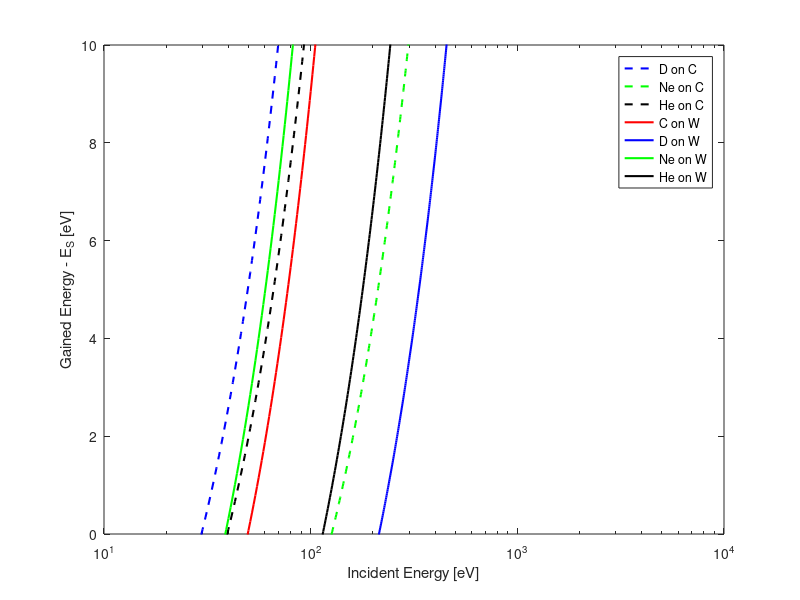

Write MATLAB code to recreate this figure. (Note: this script raises an error after producing the figure.)
xCC = [50
60
100
150
200
300
400
500
600
700
800
850
1000
1200
1300
1500
2500
3500
4500
5500];
yCC = [0.0001
0.0005
0.0042
0.0197
0.0334
0.0749
0.1062
0.1284
0.1429
0.1526
0.1702
0.1806
0.196
0.2143
0.2175
0.2346
0.274
0.2761
0.2842
0.2817];
zCC=[0.0298
0.0295
0.023
0.0215
0.0197
0.0177
0.0161
0.0123
0.0127
0.0121
0.0109
0.0098
0.0093
0.0088
0.0087
0.0075
0.0063
0.0046
0.0046
0.0036];
xDC= [30
40
50
60
75
100
125
150
175
200
225
250
400
800
1000
1500
];
yDC=[0.0002
0.001
0.0014
0.0043
0.0057
0.0102
0.0119
0.013
0.0176
0.0161
0.0215
0.0208
0.0195
0.0196
0.0171
0.0161
];
zDC=[0.3159
0.2998
0.2873
0.2781
0.2621
0.2413
0.2393
0.2278
0.2191
0.2146
0.1941
0.1964
0.1755
0.1313
0.1175
0.0962
];
xCW = [2000
1500
1000
900
800
700
600
500
400
300
200
175
150
125
100
75
60
];
yCW=[0.44789
0.38974
0.30856
0.289
0.26676
0.24307
0.21275
0.18201
0.14628
0.10397
0.05486
0.04334
0.03311
0.01962
0.0099
0.00212
0.0001];
zCW=[0.441
0.453
0.476
0.482
0.487
0.494
0.505
0.513
0.528
0.539
0.564
0.571
0.58
0.592
0.606
0.628
0.644];
xDW=[300
400
500
600
700
800
900
1000
1200
1500];
yDW=[0.0001
0.0013
0.0014
0.0028
0.0043
0.0037
0.0055
0.0052
0.0072
0.0082];
zDW=[0.6162
0.6005
0.5921
0.5823
0.5638
0.5584
0.5576
0.5479
0.5237
0.508];

xNeC=[70
100
125
150
200
300
400
500
600
700
850
1000
1200];
yNeC=[0.0001
0.0023
0.0056
0.0118
0.0271
0.0631
0.1028
0.1315
0.1563
0.1844
0.2115
0.2468
0.281];
zNeC=[0.0021
0.0016
0.0012
0.0016
0.0014
0.0014
0.0019
0.0014
0.0016
0.0014
0.0013
0.0012
0.0008];
xNeW=[600
500
400
300
200
150
100
75
50
40
];
yNeW=[0.4325
0.3678
0.293
0.21
0.1206
0.07801
0.03098
0.01159
0.00098
0.00006];
zNeW=[0.463
0.472
0.488
0.504
0.529
0.549
0.582
0.603
0.644
0.662];
xHeC=[30
40
50
60
100
200
400
800];
yHeC=[0.0001
0.0015
0.0033
0.0052
0.0179
0.0412
0.0585
0.0677];
zHeC=[0.2116
0.197
0.1946
0.1889
0.1689
0.1291
0.1071
0.0816];
xHeW = [
144
145
150
175
200
300
400
500
600
700
800
900
1000];
yHeW=[0.0001
0.0002
0.0003
0.0012
0.0013
0.0075
0.0162
0.0215
0.027
0.0318
0.0372
0.0387
0.0434];
zHeW=[0.6648
0.6598
0.6549
0.6456
0.6361
0.6215
0.611
0.6007
0.5838
0.5825
0.5755
0.5722
0.5768];

m1 = [12 2 20 4 12 2 20 4];
m2 = [12 12 12 12 180 180 180 180];
x = linspace(1,1000,1000); 
E_sC = 7.4;
E_sW = 8.9;
coef = zeros(8,1);
for i = 1:8
    coef(i) = (m2(i)/m1(i))*(2*m1(i)/(m1(i)+m2(i)))^2*((m1(i)-m2(i))/(m1(i)+m2(i)))^2;
end


lw = 1.5;
figure
% yyaxis left
% loglog(xDC,yDC,'b+--','LineWidth',lw)
% hold on
% loglog(xNeC,yNeC,'g+--','LineWidth',lw)
% hold on
% loglog(xHeC,yHeC,'k+--','LineWidth',lw)
% hold on
% loglog(xCW,yCW,'ro-','LineWidth',lw)
% hold on
% loglog(xDW,yDW,'bo-','LineWidth',lw)
% hold on
% loglog(xNeW,yNeW,'go-','LineWidth',lw)
% hold on
% loglog(xHeW,yHeW,'ko-','LineWidth',lw)
% hold on
% xlim([10 10000])
ylim([1E-4 1E-3])

% yyaxis right
semilogx(x,coef(2)*x-E_sC,'b--','LineWidth',lw)
hold on
semilogx(x,coef(3)*x-E_sC,'g--','LineWidth',lw)
hold on
semilogx(x,coef(4)*x-E_sC,'k--','LineWidth',lw)
hold on
semilogx(x,coef(5)*x-E_sW,'r-','LineWidth',lw)
hold on
semilogx(x,coef(6)*x-E_sW,'b-','LineWidth',lw)
hold on
semilogx(x,coef(7)*x-E_sW,'g-','LineWidth',lw)
hold on
semilogx(x,coef(8)*x-E_sW,'k-','LineWidth',lw)
xlim([10 10000])
ylim([0 10])
legend('D on C','Ne on C','He on C','C on W','D on W','Ne on W','He on W')
xlabel('Incident Energy [eV]')
ylabel('Gained Energy - E_S [eV]')
fontsize(16,"points")
grid on
hold off
